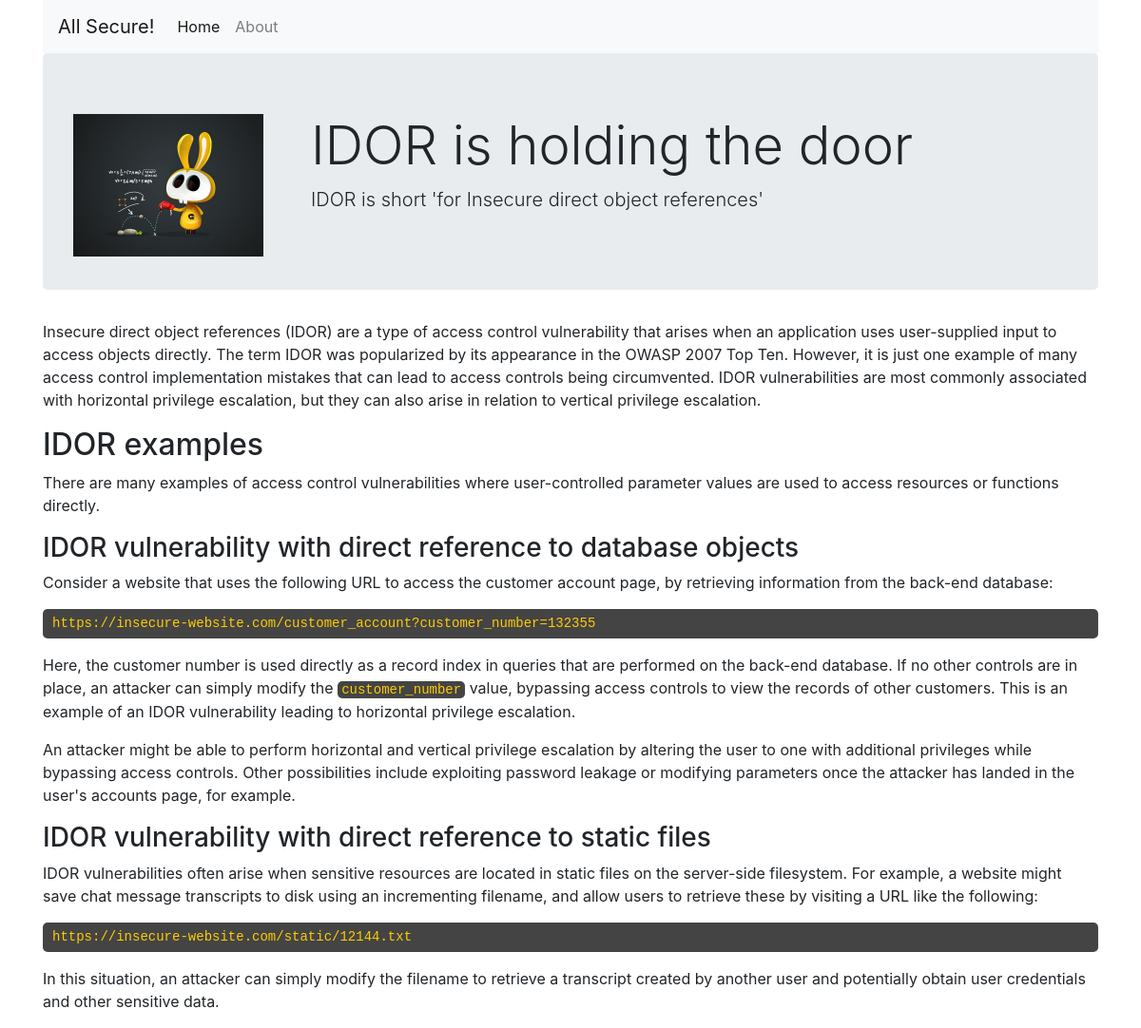
Screenshot of /app/article.php?id=1 with the database file from the repository.
### tables this page shows
CREATE TABLE articles (
    id          int,
    title       varchar(100),
    excerpt     varchar(500),
    thumbnail   varchar(100),
    article     text
);

### app/article.php (the view, shortened to what this page needs)
<?php include('includes/database.inc.php') ?>
<html lang="en">
    <head>
        <?php include('includes/head.inc.php') ?>
    </head>
    <body>
        <div class="container">
        <?php include('includes/menu.inc.php') ?>
        <?php
            $sql = "SELECT id, title, excerpt, article, thumbnail FROM articles WHERE id = ?;";
            $stmt = $db_conn->prepare($sql);
            $stmt->bind_param("i", $article);
            $stmt->execute();
            $result = $stmt->get_result();
            if ($result->num_rows > 0) {
                while($row = $result->fetch_assoc()) {
            ?>
                <div class="jumbotron">
                    <div style="float: left; margin-right: 50px;">
                        <img src="/assets/thumbnails/<?= $row['thumbnail'] ?>" alt="<?= $row['title'] ?>" height="150" />
                    </div>
                    <h1 class="display-4"><?= $row['title'] ?></h1>
                    <p class="lead"><?= $row['excerpt'] ?></p>
                </div>
                <article>
                    <?= $row['article'] ?>
                </article>
            <?php
                    }
                }
        ?>
        </div>
    </body>
</html>

### app/assets/css/style.css (style rules this page uses)
code { background: #444; color: #ffcc00; padding: 1px 4px; border-radius: 5px; }
pre code { color: #ffcc00; padding: 5px 10px; display: block; }

### rows the page displays
articles: thumbnail (picture), title "IDOR is holding the door", excerpt "IDOR is short 'for Insecure direct object references'", article "Insecure direct object references (IDOR) are a type of access control vulnerability that arises when an application uses user-supplied input to access objects directly. The term IDOR was popularized by its appearance in the OWASP 2007 Top Ten. However, it is just one example of many access control implementation mistakes that can lead to access controls being circumvented. IDOR vulnerabilities are most commonly associated with horizontal privilege escalation, but they can also arise in relation to vertical privilege escalation. IDOR examples There are many examples of access control vulnerabilities where user-controlled parameter values are used to access resources or functions directly.…"
